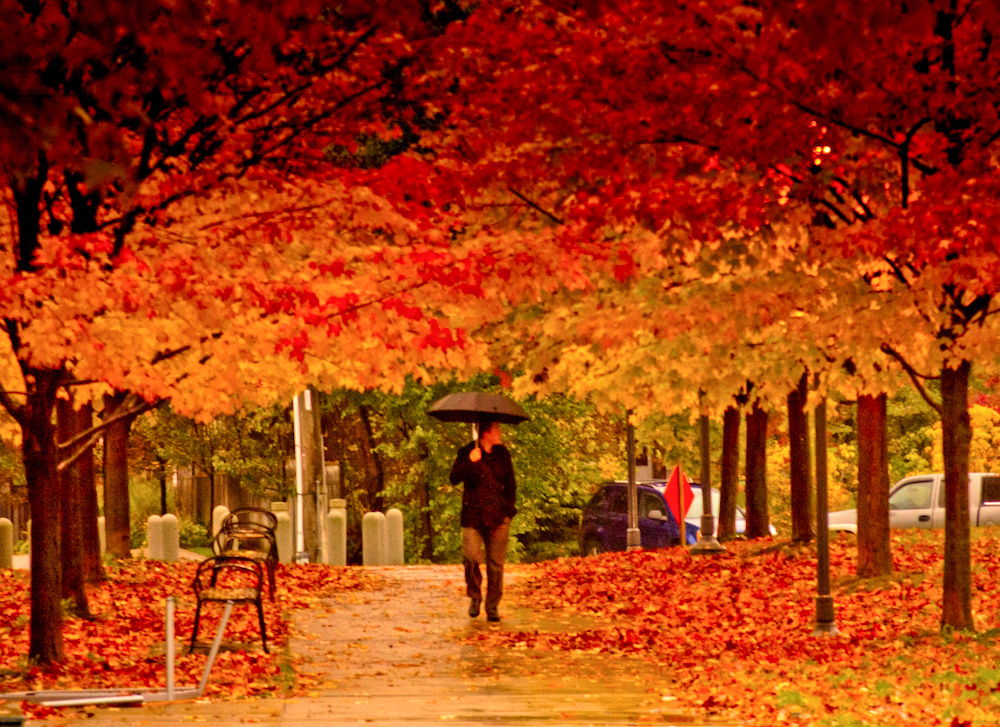
#> input picture CompetitionSTI/Vision/Tutorials/images/autumn.jpg, 1000 x 727 px
$ python scanner.py --image images/autumn.jpg   (older library calls are emulated)
#> lines starting #> are read from the running program, lines starting #| are printed output that depends on the picture; after the words box and inside, x2 and y2 are one past the last pixel; in counts of white or black regions, pixels touching at a corner belong together
### CompetitionSTI/Vision/Tutorials/pyimagesearch/imutils.py
# Import the necessary packages
import numpy as np
import cv2

# [23 lines left out: functions translate, rotate, not called in this run]

def resize(image, width = None, height = None, inter = cv2.INTER_AREA):
	# initialize the dimensions of the image to be resized and
	# grab the image size
	dim = None
	(h, w) = image.shape[:2]

	# if both the width and height are None, then return the
	# original image
	if width is None and height is None:
		return image

	# check to see if the width is None
	if width is None:
		# calculate the ratio of the height and construct the
		# dimensions
		r = height / float(h)
		dim = (int(w * r), height)

	# otherwise, the height is None
	else:
		# calculate the ratio of the width and construct the
		# dimensions
		r = width / float(w)
		dim = (width, int(h * r))

	# resize the image
	resized = cv2.resize(image, dim, interpolation = inter)

	# return the resized image
	return resized

### CompetitionSTI/Vision/Tutorials/pyimagesearch/transform.py
# import the necessary packages
import numpy as np
import cv2

def order_points(pts):
	# initialzie a list of coordinates that will be ordered
	# such that the first entry in the list is the top-left,
	# the second entry is the top-right, the third is the
	# bottom-right, and the fourth is the bottom-left
	rect = np.zeros((4, 2), dtype = "float32")

	# the top-left point will have the smallest sum, whereas
	# the bottom-right point will have the largest sum
	s = pts.sum(axis = 1)
	rect[0] = pts[np.argmin(s)]
	rect[2] = pts[np.argmax(s)]

	# now, compute the difference between the points, the
	# top-right point will have the smallest difference,
	# whereas the bottom-left will have the largest difference
	diff = np.diff(pts, axis = 1)
	rect[1] = pts[np.argmin(diff)]
	rect[3] = pts[np.argmax(diff)]

	# return the ordered coordinates
	return rect

def four_point_transform(image, pts):
	# obtain a consistent order of the points and unpack them
	# individually
	rect = order_points(pts)
	(tl, tr, br, bl) = rect

	# compute the width of the new image, which will be the
	# maximum distance between bottom-right and bottom-left
	# x-coordiates or the top-right and top-left x-coordinates
	widthA = np.sqrt(((br[0] - bl[0]) ** 2) + ((br[1] - bl[1]) ** 2))
	widthB = np.sqrt(((tr[0] - tl[0]) ** 2) + ((tr[1] - tl[1]) ** 2))
	maxWidth = max(int(widthA), int(widthB))

	# compute the height of the new image, which will be the
	# maximum distance between the top-right and bottom-right
	# y-coordinates or the top-left and bottom-left y-coordinates
	heightA = np.sqrt(((tr[0] - br[0]) ** 2) + ((tr[1] - br[1]) ** 2))
	heightB = np.sqrt(((tl[0] - bl[0]) ** 2) + ((tl[1] - bl[1]) ** 2))
	maxHeight = max(int(heightA), int(heightB))

	# now that we have the dimensions of the new image, construct
	# the set of destination points to obtain a "birds eye view",
	# (i.e. top-down view) of the image, again specifying points
	# in the top-left, top-right, bottom-right, and bottom-left
	# order
	dst = np.array([
		[0, 0],
		[maxWidth - 1, 0],
		[maxWidth - 1, maxHeight - 1],
		[0, maxHeight - 1]], dtype = "float32")

	# compute the perspective transform matrix and then apply it
	M = cv2.getPerspectiveTransform(rect, dst)
	warped = cv2.warpPerspective(image, M, (maxWidth, maxHeight))

	# return the warped image
	return warped

### CompetitionSTI/Vision/Tutorials/scanner.py
# Scanner to black/white
# 1. edge detection using canny edge detector on grey scale resized image
# 2. find the contours that represent the document we want to scan in the "edge" image
# 3. apply a perspective transform on original image using the found contours to obtain a top-down, 90-degree view of the image

# Missing threshold_adaptive from skimage.filter (So no neat black-white)


# import the necessary packages
from pyimagesearch.transform import four_point_transform
from pyimagesearch import imutils
#from skimage.filter import threshold_adaptive
import numpy as np
import argparse
import cv2

# construct the argument parser and parse the arguments
ap = argparse.ArgumentParser()
ap.add_argument("-i", "--image", required = True,
	help = "Path to the image to be scanned")
args = vars(ap.parse_args())

# load the image and compute the ratio of the old height
# to the new height, clone it, and resize it
image = cv2.imread(args["image"])	#Load the image
#> image is the input picture: shape (727, 1000, 3); mean B, G, R 13.8, 60.9, 164.3
ratio = image.shape[0] / 500.0
#> ratio = 1.45
orig = image.copy()
image = imutils.resize(image, height = 500)


# convert the image to grayscale, blur it, and find edges
# in the image
gray = cv2.cvtColor(image, cv2.COLOR_BGR2GRAY)
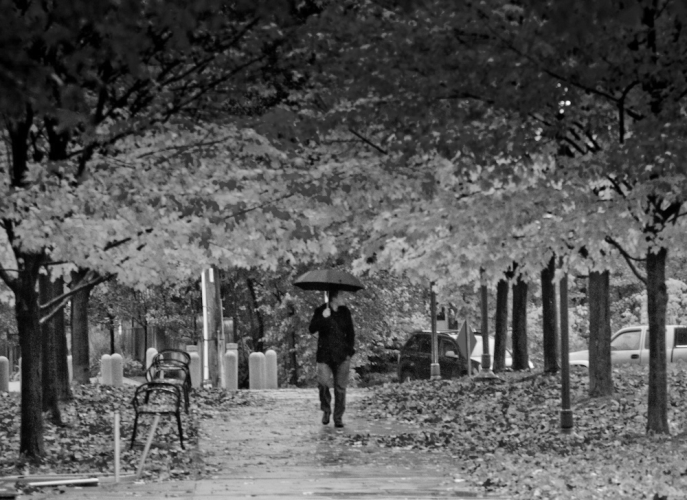
#> gray: shape (500, 687); min 0, max 252, mean 86.4
gray = cv2.GaussianBlur(gray, (5, 5), 0)
edged = cv2.Canny(gray, 75, 200)
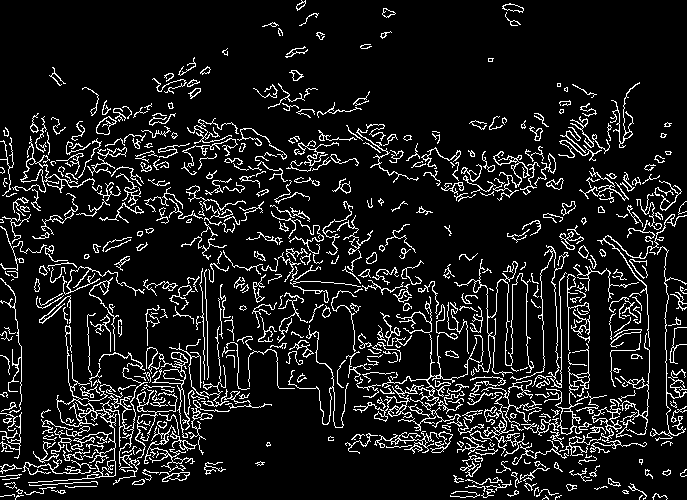
#> edged: shape (500, 687); 10.4% white in thin lines or dots

# show the original image and the edge detected image
print ("STEP 1: Edge Detection")
cv2.imshow("Image", image)
cv2.imshow("Edged", edged)
cv2.waitKey(0)
cv2.destroyAllWindows()

# find the contours in the edged image, keeping only the
# largest ones, and initialize the screen contour
(_, cnts, _) = cv2.findContours(edged.copy(), cv2.RETR_LIST, cv2.CHAIN_APPROX_SIMPLE)
#> cnts = 776 contours, 520 with area under 20; largest, box (x1, y1, x2, y2) and area: (28, 325, 132, 483) 1290, (521, 343, 590, 436) 579, (57, 399, 94, 427) 577, (353, 334, 484, 428) 430, (12, 136, 95, 193) 422
cnts = sorted(cnts, key = cv2.contourArea, reverse = True)[:5]
#> cnts = 5 contours; box (x1, y1, x2, y2) and area: (28, 325, 132, 483) 1290, (521, 343, 590, 436) 579, (57, 399, 94, 427) 577, (353, 334, 484, 428) 430, (12, 136, 95, 193) 422

# loop over the contours
for c in cnts:
	# approximate the contour
	peri = cv2.arcLength(c, True)
	approx = cv2.approxPolyDP(c, 0.02 * peri, True)

	# if our approximated contour has four points, then we
	# can assume that we have found our screen
	if len(approx) == 4:
		screenCnt = approx
		break
#> this loop made 4 passes
#> (peri, screenCnt) on pass 4: (1631.8, [[481, 336], [353, 409], [462, 425], [427, 380]])
#> peri on passes 1 to 3: 1675.5, 894.1, 241.8

# show the contour (outline) of the piece of paper
print ("STEP 2: Find contours of paper")
cv2.drawContours(image, [screenCnt], -1, (0, 255, 0), 2)
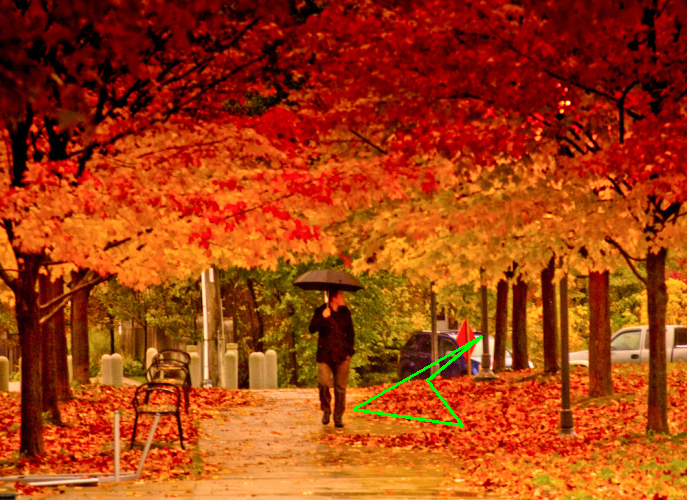
#> image: shape (500, 687, 3); mean B, G, R 13.7, 61.5, 163.7
cv2.imshow("Outline", image)
cv2.waitKey(0)
cv2.destroyAllWindows()


# apply the four point transform to obtain a top-down
# view of the original image
warped = four_point_transform(orig, screenCnt.reshape(4, 2) * ratio)
#> in order_points, `s = pts.sum(axis = 1)`: s = [1187.9, 1107.9, 1289.7, 1173.4]
#> in order_points, `diff = np.diff(pts, axis = 1)`: diff = [-210.8, 81.42, -53.8, -68.34]
#> in four_point_transform, `rect = order_points(pts)`: rect = [[513.3, 594.7], [699.4, 488.5], [671.7, 618], [513.3, 594.7]]
#> in four_point_transform, `(tl, tr, br, bl) = rect`: tl = [513.3, 594.7]; tr = [699.4, 488.5]; br = [671.7, 618]; bl = [513.3, 594.7]
#> in four_point_transform, `widthA = np.sqrt(((br[0] - bl[0]) ** 2) + ((br[1] - bl[1]) ** 2))`: widthA = 160.2
#> in four_point_transform, `widthB = np.sqrt(((tr[0] - tl[0]) ** 2) + ((tr[1] - tl[1]) ** 2))`: widthB = 214.3
#> in four_point_transform, `maxWidth = max(int(widthA), int(widthB))`: maxWidth = 214
#> in four_point_transform, `heightA = np.sqrt(((tr[0] - br[0]) ** 2) + ((tr[1] - br[1]) ** 2))`: heightA = 132.3
#> in four_point_transform, `heightB = np.sqrt(((tl[0] - bl[0]) ** 2) + ((tl[1] - bl[1]) ** 2))`: heightB = 0
#> in four_point_transform, `maxHeight = max(int(heightA), int(heightB))`: maxHeight = 132
#> in four_point_transform, `dst = np.array([ [0, 0], [maxWidth - 1, 0], [maxWidth - 1, maxHeight -..`: dst = [[0, 0], [213, 0], [213, 131], [0, 131]]
#> in four_point_transform, `M = cv2.getPerspectiveTransform(rect, dst)`: M = [[-1.69, 1.1, 213], [-0.746, -1.31, 1161], [-0.00792, 0.00515, 1]]
#> in four_point_transform, `warped = cv2.warpPerspective(image, M, (maxWidth, maxHeight))`:
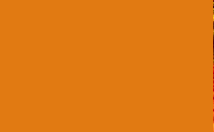
#> warped: shape (132, 214, 3); mean B, G, R 18, 121.7, 224.8

# convert the warped image to grayscale, then threshold it
# to give it that 'black and white' paper effect
warped = cv2.cvtColor(warped, cv2.COLOR_BGR2GRAY)
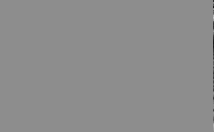
#> warped: shape (132, 214); min 23, max 192, mean 140.8
#warped = threshold_adaptive(warped, 250, offset = 10)
warped = warped.astype("uint8") * 255
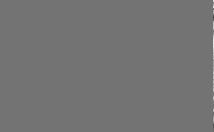
#> warped: shape (132, 214); min 64, max 233, mean 115.2

# show the original and scanned images
print ("STEP 3: Apply perspective transform")
cv2.imshow("Original", imutils.resize(orig, height = 650))
cv2.imshow("Scanned", imutils.resize(warped, height = 650))
cv2.waitKey(0)
